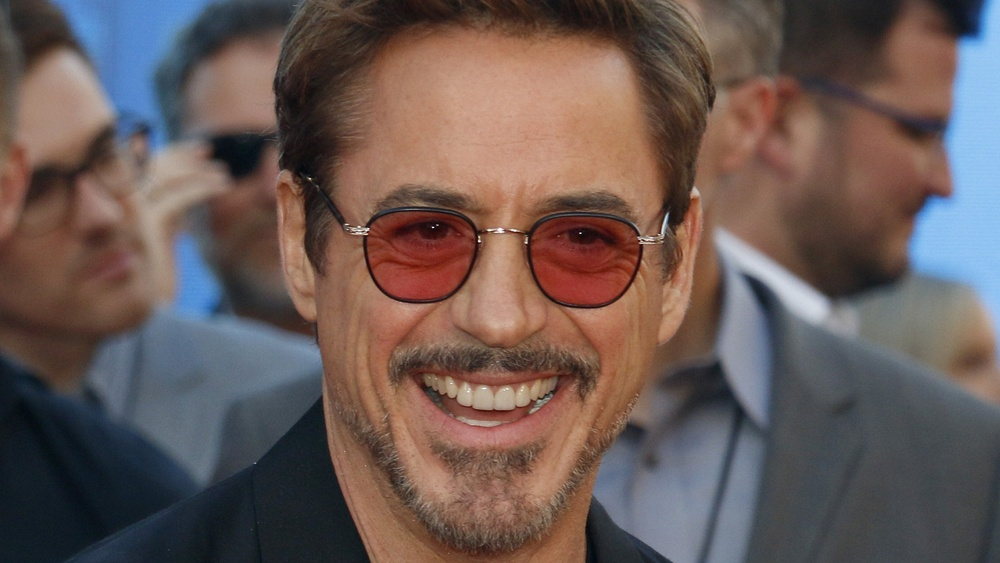
#> input picture ironman.jpg, 1000 x 563 px, shrunk from 1600 x 901 before the run, found by its file name
$ python FaceDetection.py
#> lines starting #> are read from the running program, lines starting #| are printed output that depends on the picture; after the words box and inside, x2 and y2 are one past the last pixel; in counts of white or black regions, pixels touching at a corner belong together
import cv2
from random import randrange

# Load some pre-trained data on face frontals from opencv ( haar cascade algorithm )
trained_face_data = cv2.CascadeClassifier( cv2.data.haarcascades + 'haarcascade_frontalface_default.xml')

# Choose an image to detect faces in
img = cv2.imread(r'C:\Users\NINO\Desktop\Python\AI\FaceDetection\ironman.jpg')
#> img is the input picture: shape (563, 1000, 3); mean B, G, R 85.7, 89.5, 105.6


# Make it black-White( convert grayscale )
grayscaled_img = cv2.cvtColor(img, cv2.COLOR_BGR2GRAY)
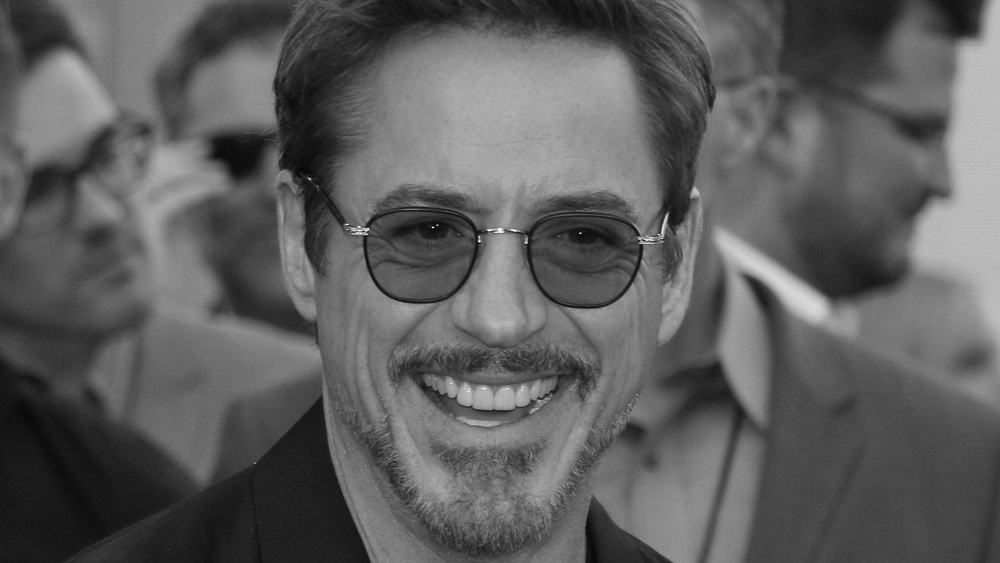
#> grayscaled_img: shape (563, 1000); min 5, max 253, mean 93.9


# Detect faces
face_coordinates = trained_face_data.detectMultiScale(grayscaled_img)
#> face_coordinates = [[753, 32, 226, 226], [273, 64, 452, 452]]


# Draw retangles around the face
for (x, y, w, h) in face_coordinates:
    cv2.rectangle(img, (x, y), (x+w, y+h), (randrange(256), randrange (256),randrange(256)), 10)
#> this loop made 2 passes
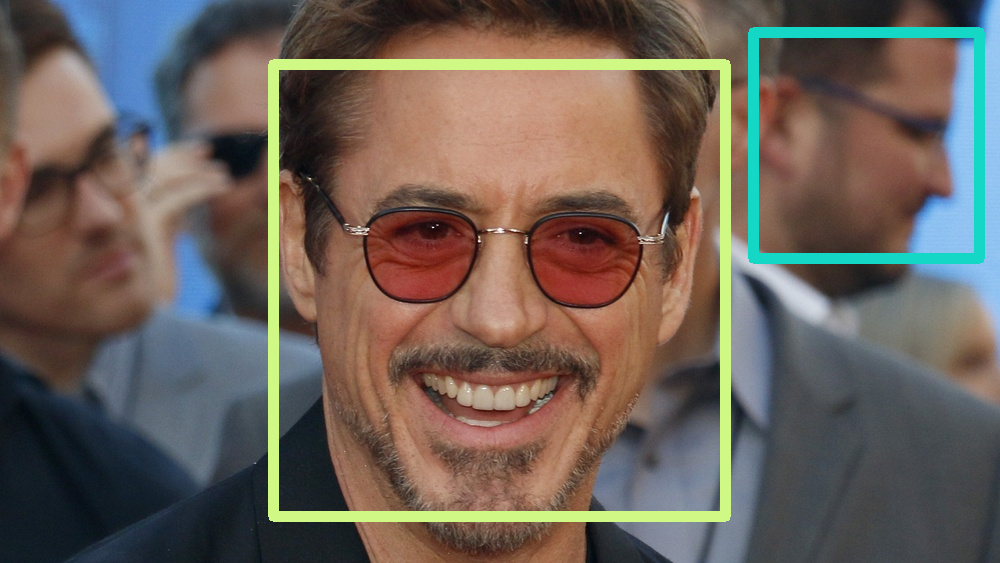
#> img: shape (563, 1000, 3); 5.28% of pixels changed, all inside (x1, y1, x2, y2) = (268, 27, 985, 522)


#print(face_coordinates)


# Display the image and name
cv2.imshow('Clever Promgrammer Face Detector',img)


# Wait to display
cv2.waitKey()


print("Code complete")
